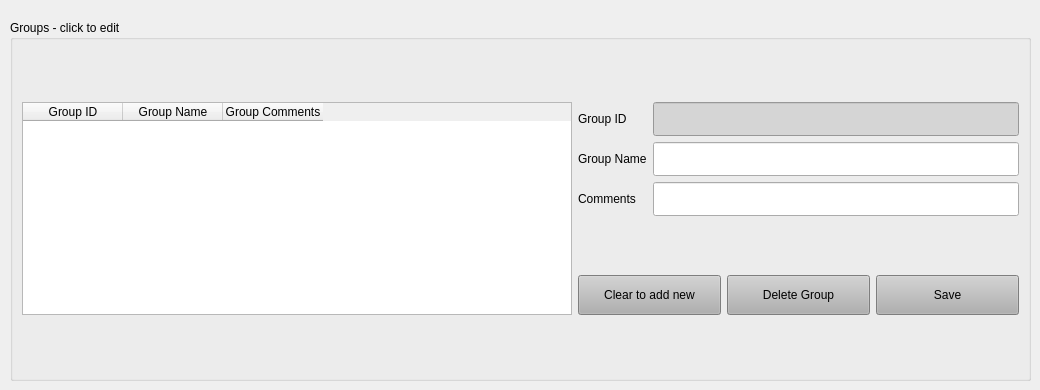
        <widget class="QWidget" name="tab_2">
         <attribute name="title">
          <string>Groups</string>
         </attribute>
         <widget class="QGroupBox" name="groupBox_2">
          <property name="geometry">
           <rect>
            <x>10</x>
            <y>20</y>
            <width>1021</width>
            <height>361</height>
           </rect>
          </property>
          <property name="title">
           <string>Groups - click to edit</string>
          </property>
          <layout class="QGridLayout" name="gridLayout_18">
           <item row="0" column="0" rowspan="2">
            <widget class="QTableWidget" name="tableWidget_2">
             <property name="minimumSize">
              <size>
               <width>550</width>
               <height>0</height>
              </size>
             </property>
             <property name="maximumSize">
              <size>
               <width>16777212</width>
               <height>16777215</height>
              </size>
             </property>
             <property name="styleSheet">
              <string notr="true">QScrollBar::handle:horizontal{background-color: rgb(176, 176, 176)}\</string>
             </property>
             <property name="editTriggers">
              <set>QAbstractItemView::NoEditTriggers</set>
             </property>
             <property name="selectionMode">
              <enum>QAbstractItemView::SingleSelection</enum>
             </property>
             <property name="selectionBehavior">
              <enum>QAbstractItemView::SelectRows</enum>
             </property>
             <attribute name="verticalHeaderVisible">
              <bool>false</bool>
             </attribute>
             <column>
              <property name="text">
               <string>Group ID</string>
              </property>
             </column>
             <column>
              <property name="text">
               <string>Group Name</string>
              </property>
             </column>
             <column>
              <property name="text">
               <string>Group Comments</string>
              </property>
             </column>
            </widget>
           </item>
           <item row="0" column="1">
            <layout class="QGridLayout" name="gridLayout_3">
             <item row="2" column="0">
              <widget class="QLabel" name="label_16">
               <property name="text">
                <string>Comments</string>
               </property>
              </widget>
             </item>
             <item row="1" column="0">
              <widget class="QLabel" name="label_24">
               <property name="text">
                <string>Group Name</string>
               </property>
              </widget>
             </item>
             <item row="2" column="1">
              <widget class="QLineEdit" name="lineEdit_12">
               <property name="minimumSize">
                <size>
                 <width>0</width>
                 <height>34</height>
                </size>
               </property>
              </widget>
             </item>
             <item row="1" column="1">
              <widget class="QLineEdit" name="lineEdit_13">
               <property name="minimumSize">
                <size>
                 <width>0</width>
                 <height>34</height>
                </size>
               </property>
              </widget>
             </item>
             <item row="0" column="0">
              <widget class="QLabel" name="label_28">
               <property name="text">
                <string>Group ID</string>
               </property>
              </widget>
             </item>
             <item row="0" column="1">
              <widget class="QLineEdit" name="lineEdit_19">
               <property name="minimumSize">
                <size>
                 <width>0</width>
                 <height>34</height>
                </size>
               </property>
               <property name="styleSheet">
                <string notr="true">background-color: rgb(179, 179, 179);
background-color: rgb(213, 213, 213);</string>
               </property>
               <property name="readOnly">
                <bool>true</bool>
               </property>
              </widget>
             </item>
            </layout>
           </item>
           <item row="1" column="1">
            <layout class="QHBoxLayout" name="horizontalLayout_22">
             <item>
              <widget class="QPushButton" name="pushButton_16">
               <property name="minimumSize">
                <size>
                 <width>0</width>
                 <height>40</height>
                </size>
               </property>
               <property name="styleSheet">
                <string notr="true">background-color: rgb(176, 176, 176);</string>
               </property>
               <property name="text">
                <string>Clear to add new</string>
               </property>
              </widget>
             </item>
             <item>
              <widget class="QPushButton" name="pushButton_17">
               <property name="minimumSize">
                <size>
                 <width>0</width>
                 <height>40</height>
                </size>
               </property>
               <property name="styleSheet">
                <string notr="true">background-color: rgb(176, 176, 176);</string>
               </property>
               <property name="text">
                <string>Delete Group</string>
               </property>
              </widget>
             </item>
             <item>
              <widget class="QPushButton" name="pushButton_14">
               <property name="minimumSize">
                <size>
                 <width>0</width>
                 <height>40</height>
                </size>
               </property>
               <property name="styleSheet">
                <string notr="true">background-color: rgb(176, 176, 176);</string>
               </property>
               <property name="text">
                <string>Save</string>
               </property>
              </widget>
             </item>
            </layout>
           </item>
          </layout>
         </widget>
        </widget>
